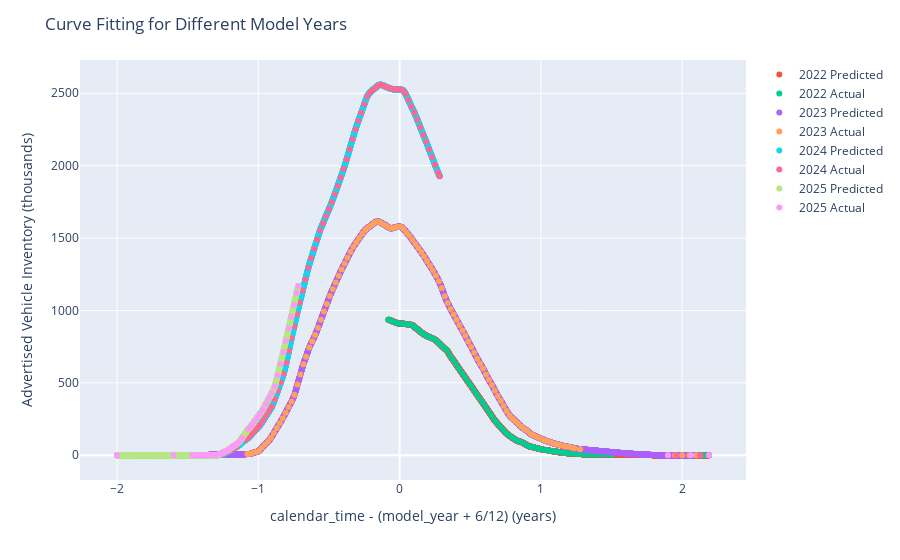

The notebook cell this image was saved under:
### Markdown cell above
## Plot of Interpolations

### Code cell
fig = px.scatter()
for yr in model_yr_range:
    # Make a plot of the original training data alongside the predictions.
    x_even = (mixed_years_2
        .filter(pl.col("model_year") == yr)
        .select("yr_diff")
        .collect()
        .to_series()
    )

    y_pred = (mixed_years_2
        .filter(pl.col("model_year") == yr)
        .select("predicted_inventory")
        .collect()
        .to_series()
    )

    fig.add_scatter(
        x=x_even,
        y=y_pred,
        mode="markers",
        name=f"{yr} Predicted"
    )

    x_original = (mixed_years
        .filter(pl.col("model_year") == yr)
        .select("yr_diff")
        .collect()
        .to_series()
    )

    y_act = (mixed_years
        .filter(pl.col("model_year") == yr)
        .select("advertised_inventory")
        .collect()
        .to_series()
    )

    fig.add_scatter(
        x=x_original,
        y=y_act,
        mode="markers",
        name=f"{yr} Actual"
    )

    # https://plotly.com/python/figure-labels/
    fig.update_layout(
        title=dict(text="Curve Fitting for Different Model Years"),
        xaxis=dict(
            title=dict(
                text="calendar_time - (model_year + 6/12) (years)"
            )
        ),
        yaxis=dict(
            title=dict(
                text="Advertised Vehicle Inventory (thousands)"
            )
        )
    )

fig.show()
